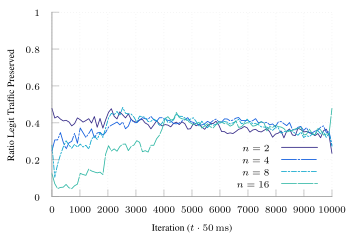

The gnuplot source for this figure:
set terminal tikz standalone color size 9cm,6cm font '\scriptsize' preamble '\usepackage{microtype} \usepackage{times} \usepackage[T1]{fontenc} \usepackage{siunitx}\sisetup{detect-all}'
set output "m-tcp-natural.tex"

load "parula.pal"

set style line 102 lc rgb '#a0a0a0' lt 1 lw 1
set border ls 102
set colorbox border 102
set key textcolor rgb "black"
set tics textcolor rgb "black"
set label textcolor rgb "black"

set border 3
set grid x y
set xtics nomirror
set ytics nomirror

#set key autotitle columnhead
set datafile separator ","

set xlabel "Iteration ($t \\cdot{} \\SI{50}{\\milli\\second}$)"
set ylabel "Ratio Legit Traffic Preserved"

set yrange [0.0:1.0]
set key inside bottom right

plot '../results/m-tcp-natural-2' u 1:3 w lines smooth sbezier title "$n=2$" dt 1, \
     '../results/m-tcp-natural-4' u 1:3 w lines smooth sbezier title "$n=4$" dt (18,2,2,2), \
     '../results/m-tcp-natural-8' u 1:3 w lines smooth sbezier title "$n=8$" ls 4  dt (6,2,2,2), \
     '../results/m-tcp-natural-16' u 1:3 w lines smooth sbezier title "$n=16$" ls 5 dt (18,2)#, \
     #'../results/ft-f2-avg.csv' u 1:3 w lines smooth sbezier title "Duration" ls 6 dt (6,2), \
     #'../results/ft-f3-avg.csv' u 1:3 w lines smooth sbezier title "Flow Size" ls 7 dt (2,2)
